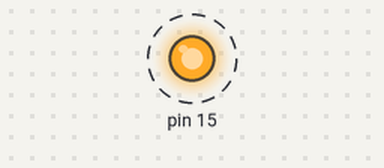
Simulated run of this sketch. Board: Arduino Uno, built with avr-gcc and run on an emulated ATmega328P. On the bench: output pins drawn as LEDs (lit = HIGH). Dashed ring = blinking. What the sketch prints to the serial monitor is not drawn.

Above: at 0.2 s.
Timing chart, 0 to 3.0 s (numbered marks = the images above):
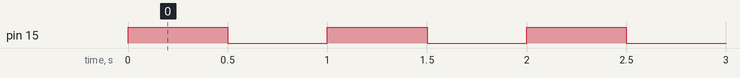

Measured:
- by itself, pin 15: alternates HIGH for 0.50 s and LOW for 0.50 s

The sketch:

LED_BOARD.ino
```cpp
void setup() {
  pinMode(15, OUTPUT);
  pinMode(0, OUTPUT);
  Serial.begin (115200);
}

void loop() {
  digitalWrite(15, HIGH);
  //digitalWrite(0, HIGH);
  Serial.println("HIGH");
  delay(500);
  digitalWrite(15, LOW);
  //digitalWrite(0, LOW);
  Serial.println("LOW");
  delay(500);
}
```
